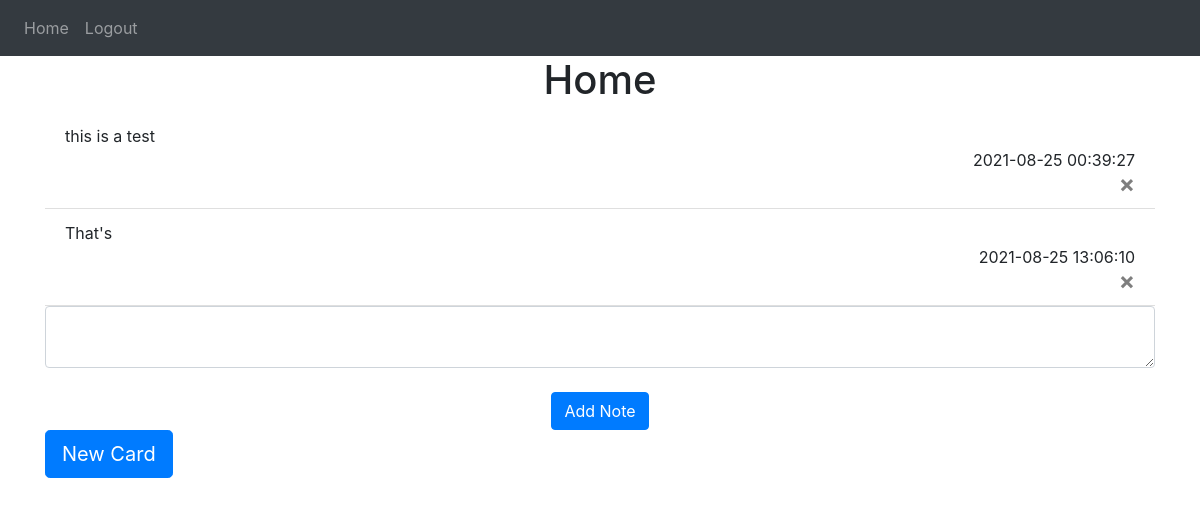
Page / (signed in) on the earlier database version.
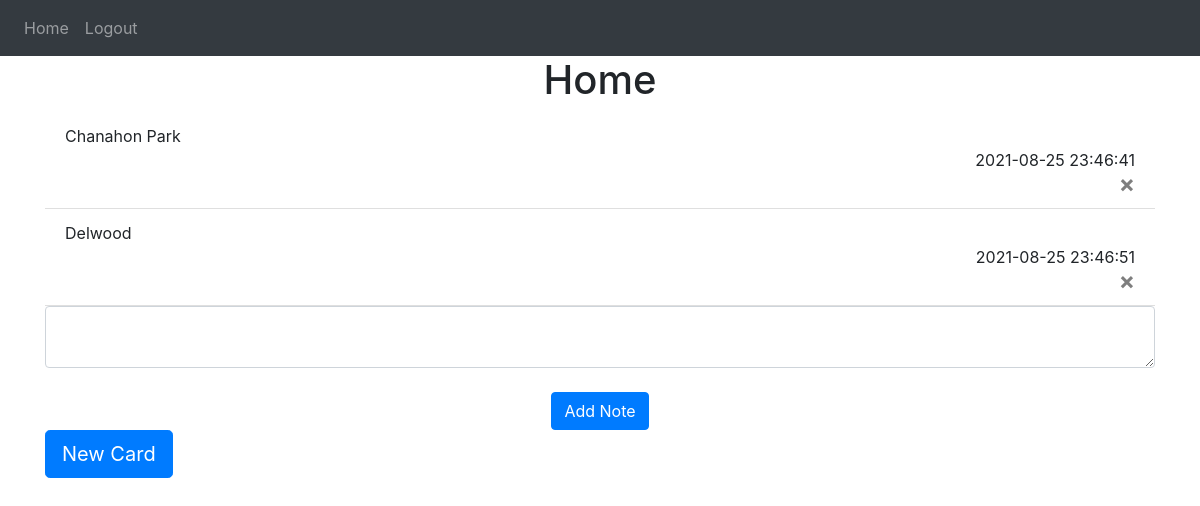
Same page on the later database version.
### website/models.py (models this page shows)
class Note(db.Model):
    id = db.Column(db.Integer, primary_key=True)
    data = db.Column(db.String(10000))
    date = db.Column(db.DateTime(timezone=True), default=func.now())
    user_id = db.Column(db.Integer, db.ForeignKey('user.id'))

### website/views.py (the view, shortened to what this page needs)
@views.route('/', methods=['GET', 'POST'])
@login_required
def home():
    return render_template("home.html", user=current_user)

### website/__init__.py (called while the page is built)
def create_app():
    app = Flask(__name__)
    app.config['SECRET_KEY'] = 'as;lkdjhfgsadkjgfhsadf'
    app.config['SQLALCHEMY_DATABASE_URI'] = f'sqlite:///{DB_NAME}'
    db.init_app(app)
    from .views import views
    from .auth import auth
    app.register_blueprint(views, url_prefix='/')
    app.register_blueprint(auth, url_prefix='/')
    from .models import User, Note
    create_database(app)
    login_manager = LoginManager()
    login_manager.login_view = 'auth.login'
    login_manager.init_app(app)
    @login_manager.user_loader
    def load_user(id):
        return User.query.get(int(id))
    return app

### website/templates/home.html (shortened to what this page needs)
{% extends "base.html"%}
{% block content %}
<h1 align="center">Home</h1>
<ul class="list-group list-group-flush" id="notes">
    {% for note in user.notes %}
    <li class="list-group-item">
        {{ note.data }}
        <div align="right">{{ note.date }}</div>
        <button type="button" class="close" onClick="deleteNote({{note.id}})">
          <span aria-hidden="true">&times;</span>
        </button>
      </li>
    {% endfor %}
</ul>
<form method="POST">
   <textarea name="note" id="note" class="form-control"></textarea>
   <br/>
   <div align="center">
       <button type="submit" class="btn btn-primary">Add Note</button>
   </div>
</form>
<div>
  <a href="/scorecard" class="btn btn-primary btn-lg " tabindex="-1" role="button" aria-disabled="true">New Card</a>
</div>
{% endblock %}

### website/templates/base.html (shortened to what this page needs)
<!DOCTYPE html>
<html>
    <head>
        <link
        rel="stylesheet"
        href="https://stackpath.bootstrapcdn.com/bootstrap/4.4.1/css/bootstrap.min.css"
      />
      <link
        rel="stylesheet"
        href="https://stackpath.bootstrapcdn.com/font-awesome/4.7.0/css/font-awesome.min.css"
      />
    </head>
    <body>
       <nav class="navbar navbar-expand-lg navbar-dark bg-dark">
            <div class="collapse navbar-collapse" id="navbar">
              <div class="navbar-nav">
                  {% if user.is_authenticated %}
                  <a class="nav-item nav-link" id="home" href="/">Home</a>
                  <a class="nav-item nav-link" id="logout" href="/logout">Logout</a>
                  {% else %}
                  <a class="nav-item nav-link" id="login" href="/login">Login</a>
                  <a class="nav-item nav-link" id="signUp" href="/sign-up">Sign Up</a>
                  {% endif %}
              </div>
            </div>
       </nav>
       <div class="container">
           {% block content %}{% endblock %}
       </div>
    </body>
</html>

Differences in the rows shown:
removed Note: data "this is a test", date "2021-08-25 00:39:27"
removed Note: data "That's", date "2021-08-25 13:06:10"
added Note: data "Chanahon Park", date "2021-08-25 23:46:41"
added Note: data "Delwood", date "2021-08-25 23:46:51"
